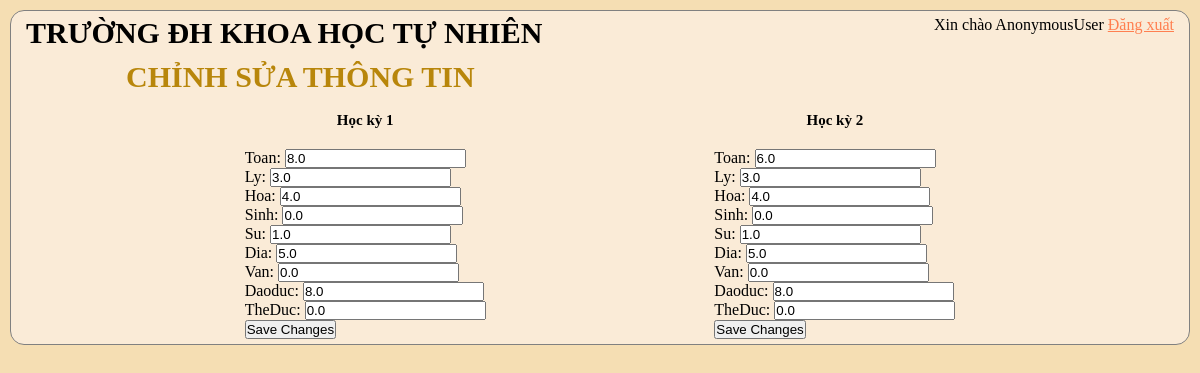
The page /changeScore/7 on the database its author committed.
### Student/models.py (models this page shows, shortened)
class Score(models.Model):
	SEMESTER = (
		('học kỳ 1','học kỳ 1'),('học kỳ 2','học kỳ 2')
		)
	semester = models.CharField(max_length = 200, null = True, choices = SEMESTER)
	students = models.ForeignKey(Student, null = True, on_delete = models.CASCADE)
	Toan = models.FloatField(default=0)
	Ly =  models.FloatField(default=0)
	Hoa =  models.FloatField(default=0)
	Sinh =  models.FloatField(default=0)
	Su = models.FloatField(default=0)
	Dia = models.FloatField(default=0)
	Van = models.FloatField(default=0)
	Daoduc = models.FloatField(default=0)
	TheDuc = models.FloatField(default=0)
	class Meta:
		unique_together = ('semester', 'students')

### Student/views.py (the view)
# urls.py: path('changeScore/<str:id>',views.changeScore, name = 'changeScore')
def changeScore(request, id):
	student = Student.objects.get(id = id)
	studentScore = student.score_set.all()
	form1 = ScoreForm(instance=studentScore[0])
	form2 = ScoreForm(instance=studentScore[1])
	if request.method == 'POST' and 'btnform1' in request.POST:
		form1 = ScoreForm(request.POST,instance=studentScore[0])
		if form1.is_valid():
			form1.save()
			instance = request.user.Teacher.classes.all()[0].name
			return redirect('createListStudent',curClasses = instance)
	if request.method == 'POST' and 'btnform2' in request.POST:
		form2 = ScoreForm(request.POST,instance=studentScore[1])
		if form2.is_valid():
			form2.save()
			instance = request.user.Teacher.classes.all()[0].name
			return redirect('createListStudent',curClasses = instance)
	context = {'form1':form1,'form2':form2}
	return render(request, 'Student/changeScore.html', context)

### Student/form.py
class ScoreForm(ModelForm):
	class Meta:
		model = Score
		fields = '__all__'
		exclude = ['students','semester']

### Student/templates/Student/changeScore.html (shortened to what this page needs)
{% load static %}
<!DOCTYPE html>
<html lang="en">
<head>
    <link rel="stylesheet" type="text/css" href="{% static '/css/main.css' %}">
</head>
<body>
	<div class="main-container">
        <div class="navigation-top">
            <div id="KHTN">
                <h1>TRƯỜNG ĐH KHOA HỌC TỰ NHIÊN</h1>
            </div>
            <div class="choice">
                <p>Xin chào {{request.user}} <a href="{% url 'logout' %}">Đăng xuất</a></p>
            </div>
        </div>
        <h2>CHỈNH SỬA THÔNG TIN</h2>
		<div class="content">
			<form method="POST" action="" enctype="multipart/form-data">
                <br>
                <h4>Học kỳ 1</h4>
				{{form1.as_p}}
                <button type="submit" name="btnform1">Save Changes</button>
			</form>
                <form method="POST" action="" enctype="multipart/form-data">
                <br>
                <h4>Học kỳ 2</h4>
                {{form2.as_p}}
                <button type="submit" name="btnform2">Save Changes</button>
            </form>
		</div>
	</div>
</body>

### static/css/main.css (style rules this page uses)
* { padding: 0; margin: 0; box-sizing: border-box; }
body { background-color: wheat; }
.main-container { border: 1px solid gray; padding: 5px; margin: 10px; border-radius: 14px; background-color: antiquewhite; height: 100%; }
.navigation-top { display: flex; justify-content: space-between; }
#KHTN h1 { font-size: 30px; margin-left: 10px; }
.choice { display: inline-block; }
.choice p { display: inline; padding: 10px; }
.choice a { color: coral; }
h2 { color: darkgoldenrod; padding-inline-start: 10px; margin-top: 10px; font-size: 30px; margin-left: 100px; }
.content { display: flex; justify-content: space-evenly; height: 100%; }
h4 { text-align: center; padding-bottom: 20px; font-size: 15px; }

### rows shown on the page
Score: Toan "8.0", Ly "3.0", Hoa "4.0", Sinh "0.0", Su "1.0", Dia "5.0", Van "0.0", Daoduc "8.0", TheDuc "0.0"
Score: Toan "6.0", Ly "3.0", Hoa "4.0", Sinh "0.0", Su "1.0", Dia "5.0", Van "0.0", Daoduc "8.0", TheDuc "0.0"

### other values the page prints
{{ request.user }} "AnonymousUser"
